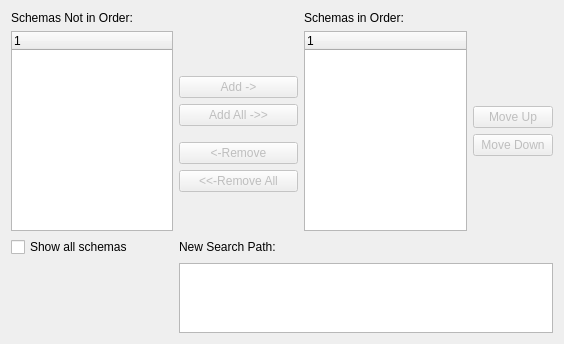
<?xml version="1.0" encoding="UTF-8"?>
<ui version="4.0">
 <comment>This file is part of the xTuple ERP: PostBooks Edition, a free and
open source Enterprise Resource Planning software suite,
Copyright (c) 1999-2019 by OpenMFG LLC, d/b/a xTuple.
It is licensed to you under the Common Public Attribution License
version 1.0, the full text of which (including xTuple-specific Exhibits)
is available at www.xtuple.com/CPAL.  By using this software, you agree
to be bound by its terms.</comment>
 <class>configureSearchPath</class>
 <widget class="QWidget" name="configureSearchPath">
  <property name="geometry">
   <rect>
    <x>0</x>
    <y>0</y>
    <width>564</width>
    <height>344</height>
   </rect>
  </property>
  <property name="windowTitle">
   <string>Set Search Path</string>
  </property>
  <layout class="QGridLayout" name="gridLayout">
   <item row="0" column="1">
    <widget class="XLabel" name="_excludedLit">
     <property name="text">
      <string>Schemas Not in Order:</string>
     </property>
    </widget>
   </item>
   <item row="0" column="3">
    <widget class="XLabel" name="_includedLit">
     <property name="text">
      <string>Schemas in Order:</string>
     </property>
    </widget>
   </item>
   <item row="1" column="1">
    <widget class="XTreeWidget" name="_excluded">
     <property name="sizePolicy">
      <sizepolicy hsizetype="Expanding" vsizetype="Expanding">
       <horstretch>0</horstretch>
       <verstretch>4</verstretch>
      </sizepolicy>
     </property>
    </widget>
   </item>
   <item row="1" column="2">
    <layout class="QVBoxLayout" name="_addButtonLayout">
     <item>
      <spacer name="verticalSpacer_2">
       <property name="orientation">
        <enum>Qt::Vertical</enum>
       </property>
       <property name="sizeHint" stdset="0">
        <size>
         <width>119</width>
         <height>47</height>
        </size>
       </property>
      </spacer>
     </item>
     <item>
      <widget class="QPushButton" name="_add">
       <property name="enabled">
        <bool>false</bool>
       </property>
       <property name="text">
        <string>Add -&gt;</string>
       </property>
      </widget>
     </item>
     <item>
      <widget class="QPushButton" name="_addAll">
       <property name="enabled">
        <bool>false</bool>
       </property>
       <property name="text">
        <string>Add All -&gt;&gt;</string>
       </property>
      </widget>
     </item>
     <item>
      <spacer name="verticalSpacer_3">
       <property name="orientation">
        <enum>Qt::Vertical</enum>
       </property>
       <property name="sizeType">
        <enum>QSizePolicy::Fixed</enum>
       </property>
       <property name="sizeHint" stdset="0">
        <size>
         <width>20</width>
         <height>10</height>
        </size>
       </property>
      </spacer>
     </item>
     <item>
      <widget class="QPushButton" name="_remove">
       <property name="enabled">
        <bool>false</bool>
       </property>
       <property name="text">
        <string>&lt;-Remove</string>
       </property>
      </widget>
     </item>
     <item>
      <widget class="QPushButton" name="_removeAll">
       <property name="enabled">
        <bool>false</bool>
       </property>
       <property name="text">
        <string>&lt;&lt;-Remove All</string>
       </property>
      </widget>
     </item>
     <item>
      <spacer name="verticalSpacer">
       <property name="orientation">
        <enum>Qt::Vertical</enum>
       </property>
       <property name="sizeHint" stdset="0">
        <size>
         <width>110</width>
         <height>40</height>
        </size>
       </property>
      </spacer>
     </item>
    </layout>
   </item>
   <item row="1" column="3">
    <widget class="XTreeWidget" name="_included">
     <property name="sizePolicy">
      <sizepolicy hsizetype="Expanding" vsizetype="Expanding">
       <horstretch>0</horstretch>
       <verstretch>4</verstretch>
      </sizepolicy>
     </property>
    </widget>
   </item>
   <item row="1" column="4">
    <layout class="QVBoxLayout" name="_moveButtonLayout">
     <item>
      <spacer name="verticalSpacer_5">
       <property name="orientation">
        <enum>Qt::Vertical</enum>
       </property>
       <property name="sizeHint" stdset="0">
        <size>
         <width>20</width>
         <height>40</height>
        </size>
       </property>
      </spacer>
     </item>
     <item>
      <widget class="QPushButton" name="_moveUp">
       <property name="enabled">
        <bool>false</bool>
       </property>
       <property name="text">
        <string>Move Up</string>
       </property>
      </widget>
     </item>
     <item>
      <widget class="QPushButton" name="_moveDown">
       <property name="enabled">
        <bool>false</bool>
       </property>
       <property name="text">
        <string>Move Down</string>
       </property>
      </widget>
     </item>
     <item>
      <spacer name="verticalSpacer_4">
       <property name="orientation">
        <enum>Qt::Vertical</enum>
       </property>
       <property name="sizeHint" stdset="0">
        <size>
         <width>20</width>
         <height>40</height>
        </size>
       </property>
      </spacer>
     </item>
    </layout>
   </item>
   <item row="2" column="1">
    <widget class="XCheckBox" name="_showAll">
     <property name="text">
      <string>Show all schemas</string>
     </property>
    </widget>
   </item>
   <item row="3" column="2" colspan="3">
    <widget class="QPlainTextEdit" name="_result">
     <property name="sizePolicy">
      <sizepolicy hsizetype="Expanding" vsizetype="Expanding">
       <horstretch>0</horstretch>
       <verstretch>1</verstretch>
      </sizepolicy>
     </property>
     <property name="readOnly">
      <bool>true</bool>
     </property>
    </widget>
   </item>
   <item row="3" column="1">
    <spacer name="verticalSpacer_6">
     <property name="orientation">
      <enum>Qt::Vertical</enum>
     </property>
     <property name="sizeHint" stdset="0">
      <size>
       <width>20</width>
       <height>40</height>
      </size>
     </property>
    </spacer>
   </item>
   <item row="2" column="2" colspan="3">
    <widget class="XLabel" name="_resultLit">
     <property name="text">
      <string>New Search Path:</string>
     </property>
    </widget>
   </item>
  </layout>
 </widget>
 <customwidgets>
  <customwidget>
   <class>XCheckBox</class>
   <extends>QCheckBox</extends>
   <header>xcheckbox.h</header>
  </customwidget>
  <customwidget>
   <class>XLabel</class>
   <extends>QLabel</extends>
   <header>xlabel.h</header>
  </customwidget>
  <customwidget>
   <class>XTreeWidget</class>
   <extends>QTreeWidget</extends>
   <header>xtreewidget.h</header>
   <container>1</container>
  </customwidget>
 </customwidgets>
 <tabstops>
  <tabstop>_excluded</tabstop>
  <tabstop>_add</tabstop>
  <tabstop>_addAll</tabstop>
  <tabstop>_remove</tabstop>
  <tabstop>_removeAll</tabstop>
  <tabstop>_included</tabstop>
  <tabstop>_moveUp</tabstop>
  <tabstop>_moveDown</tabstop>
  <tabstop>_showAll</tabstop>
  <tabstop>_result</tabstop>
 </tabstops>
 <resources/>
 <connections/>
</ui>
